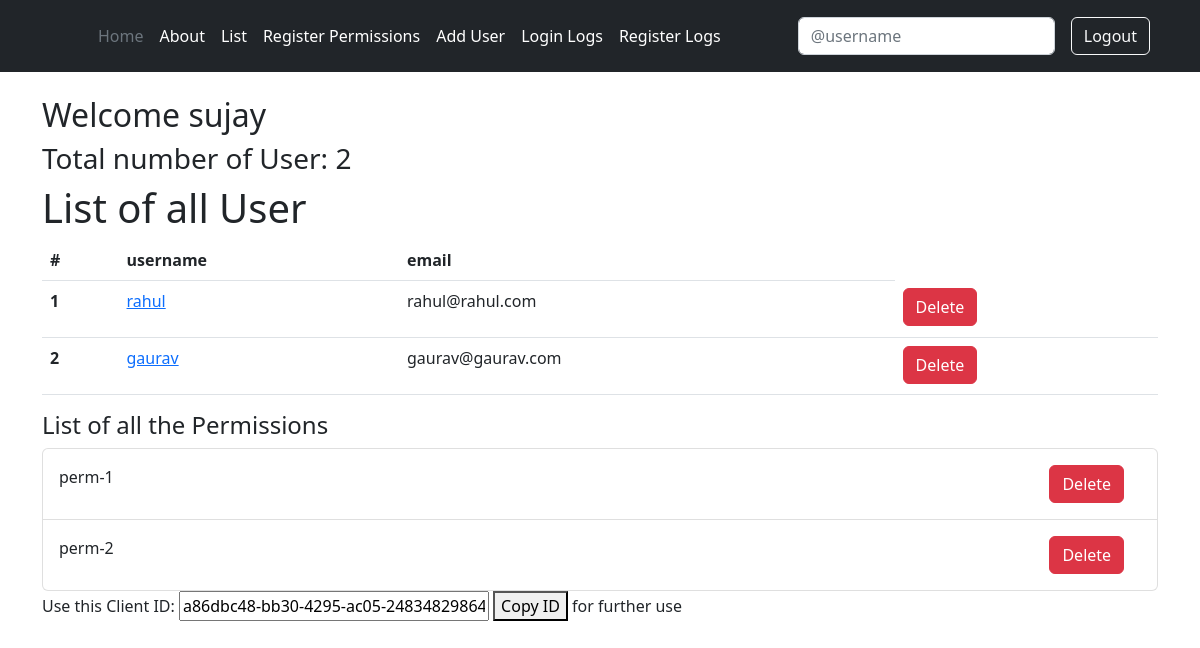
/root/list (signed in), run on an earlier commit of the app's database.
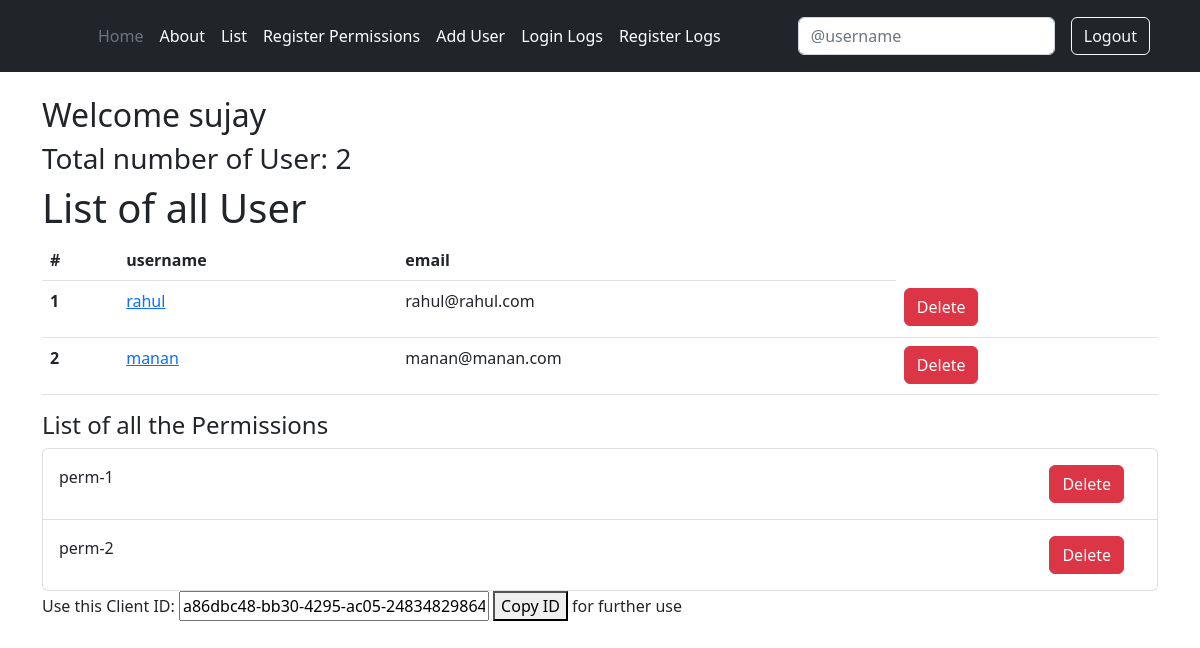
And on a later commit of the database.
### reg_org/models.py (models this page shows, shortened)
class PartOf(models.Model):
    org=models.ForeignKey(Organization, on_delete=models.CASCADE,null=True)
    emp=models.ForeignKey(User, on_delete=models.CASCADE,null=True)

class Permissions(models.Model):
    org=models.ForeignKey(Organization, on_delete=models.CASCADE,null=True)
    permission_name=models.CharField(max_length=100)

class Organization(models.Model):
    org_name=models.CharField(max_length=100,unique=True)
    num_of_users=models.IntegerField(default=0)
    head_user=models.ForeignKey(User, on_delete=models.CASCADE,null=True)
    client_secret=models.UUIDField(default=uuid.uuid4,editable=False)

### reg_org/views.py (the view)
# urls.py: path('list',views.listView,name='list'),
@login_required
def listView(request):
    try:
        org=Organization.objects.get(head_user=request.user)
        usernamesearch=request.GET.get('username')
        if usernamesearch is not None:
            user=User.objects.get(username=usernamesearch)
            if user is not None:
                return redirect(reverse('detail', kwargs={'pk': user.pk}))
        permissions=Permissions.objects.filter(org=org)
        all_emps=PartOf.objects.filter(org=org)
        num=all_emps.count()
        return render(request,'list_user.html',{'num_of_users':num,'emps':all_emps,'client_secret':org.client_secret,'permissions':permissions})
    except ObjectDoesNotExist:
        return render(request,'error.html',{'error':'data not found'})

### reg_org/templates/list_user.html (shortened to what this page needs)
{% extends 'base.html'%}
{% block body%}
<div class="container" style="margin-top: 2%;">
    {% if user.is_authenticated %}
    <h2> Welcome {{user.get_username}} </h2>
    <h3>Total number of User: {{num_of_users}}</h3>
    {% if emps %}
    <h1>List of all User </h1>
    <table class="table">
        <thead class="thead-dark">
          <tr>
            <th>#</th>
            <th>username</th>
            <th>email</th>
          </tr>
        </thead>
        <tbody>
            {% for emp in emps%}
            <tr>
            <th scope="row">{{ forloop.counter }}</th>
                <td><a href="{% url 'detail' emp.emp.id%}">
                    <p>{{emp.emp.username}} </p>
                </a></td>
                <td>{{emp.emp.email}}</td>
                <td>
                    <a type="button" class="btn btn-danger" href="{% url 'deleteuser' emp.emp.id %}">Delete</a>
                </td>
              </tr>
              {%endfor%}
            </tbody>
    </table>
    {% endif %}
    {% if permissions %}
    <h4>List of all the Permissions</h4>
    <ul class="list-group">
        {% for p in permissions%}
            <li class="list-group-item list-group-item-action d-flex gap-3 py-3">
                {{p.permission_name}}
                <a type="button" class="btn btn-danger" style="position: relative; left:85% "  href="{% url 'deletePerm' p.id %}"  >Delete</a>
            </li>
        {% endfor %}
    </ul>
    {% endif %}
    <p>
        <span>
            Use this Client ID:
        </span>
        <input type="text" value={{client_secret}} id="myInput" style="width: 310px;" readonly>
        <button onclick="myFunction()">Copy ID</button>
        <span>
            for further use
        </span>
    </p>
{% else %}
    <p>You are logged out</p>
    <p>
        <a href="/root/login">Login</a>
    </p>
{% endif %}
</div>
{% endblock %}

### reg_org/templates/base.html (shortened to what this page needs)
<!DOCTYPE html>
<html lang="en">
<head>
<link href="https://cdn.jsdelivr.net/npm/bootstrap@5.2.0-beta1/dist/css/bootstrap.min.css" rel="stylesheet">
</head>
<body>
    <header class="p-3 bg-dark text-white">
        <div class="container">
          <div class="d-flex flex-wrap align-items-center justify-content-center justify-content-lg-start">
            <a href="/" class="d-flex align-items-center mb-2 mb-lg-0 text-white text-decoration-none">
              <svg class="bi me-2" width="40" height="32" role="img" aria-label="Bootstrap"><use xlink:href="#bootstrap"></use></svg>
            </a>
            <ul class="nav col-12 col-lg-auto me-lg-auto mb-2 justify-content-center mb-md-0">
              <li><a href="/" class="nav-link px-2 text-secondary">Home</a></li>
              <li><a href="{% url 'home' %}" class="nav-link px-2 text-white">About</a></li>
              {% if user.is_authenticated %}
              <li><a href="{% url 'list' %}" class="nav-link px-2 text-white">List</a></li>
              <li><a class="nav-link px-2 text-white" href="{% url 'register_permission'%}">Register Permissions</a></li>
              <li><a class="nav-link px-2 text-white" href="{% url 'add_user' %}">Add User</a></li>
              <li><a class="nav-link px-2 text-white" href="{% url 'loginlog' %}">Login Logs</a></li>
              <li><a class="nav-link px-2 text-white" href="{% url 'registerlog' %}">Register Logs</a></li>
              {% endif%}
            </ul>
            {% if user.is_authenticated %}
            <form class="col-12 col-lg-auto mb-3 mb-lg-0 me-lg-3">
                <input type="search" class="form-control form-control-dark" placeholder="@username" aria-label="Search" name="username">
            </form>
              {% endif %}
            <div class="text-end">
                {% if user.is_authenticated %}
                <a class="btn btn-outline-light me-2" href="{% url 'logout' %}">Logout</a>
                {% else %}
                <a class="btn btn-outline-light me-2" href="{% url 'login' %}">Login</a>
                <a  class="btn btn-warning" href="{% url 'register' %}"">Register </a>
                {% endif %}
            </div>
          </div>
        </div>
      </header>
    {% block body %}
    {% endblock %}
</body>
</html>

What changed in the data, as far as the page shows it:
removed PartOf: emp.username "gaurav", emp.email "gaurav@gaurav.com"
added PartOf: emp.username "manan", emp.email "manan@manan.com"
